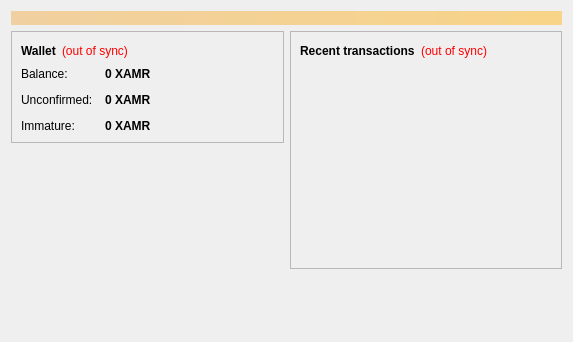
<?xml version="1.0" encoding="UTF-8"?>
<ui version="4.0">
 <class>OverviewPage</class>
 <widget class="QWidget" name="OverviewPage">
  <property name="geometry">
   <rect>
    <x>0</x>
    <y>0</y>
    <width>573</width>
    <height>342</height>
   </rect>
  </property>
  <property name="windowTitle">
   <string>Form</string>
  </property>
  <layout class="QVBoxLayout" name="topLayout">
   <item>
    <widget class="QLabel" name="labelAlerts">
     <property name="visible">
      <bool>false</bool>
     </property>
     <property name="styleSheet">
      <string notr="true">background-color: qlineargradient(x1: 0, y1: 0, x2: 1, y2: 0, stop:0 #F0D0A0, stop:1 #F8D488); color:#000000;</string>
     </property>
     <property name="wordWrap">
      <bool>true</bool>
     </property>
     <property name="margin">
      <number>3</number>
     </property>
    </widget>
   </item>
   <item>
    <layout class="QHBoxLayout" name="horizontalLayout" stretch="1,1">
     <item>
      <layout class="QVBoxLayout" name="verticalLayout_2">
       <item>
        <widget class="QFrame" name="frame">
         <property name="frameShape">
          <enum>QFrame::StyledPanel</enum>
         </property>
         <property name="frameShadow">
          <enum>QFrame::Raised</enum>
         </property>
         <layout class="QVBoxLayout" name="verticalLayout_4">
          <item>
           <layout class="QHBoxLayout" name="horizontalLayout_4">
            <item>
             <widget class="QLabel" name="label_5">
              <property name="font">
               <font>
                <weight>75</weight>
                <bold>true</bold>
               </font>
              </property>
              <property name="text">
               <string>Wallet</string>
              </property>
             </widget>
            </item>
            <item>
             <widget class="QLabel" name="labelWalletStatus">
              <property name="toolTip">
               <string>The displayed information may be out of date. Your wallet automatically synchronizes with the Amber network after a connection is established, but this process has not completed yet.</string>
              </property>
              <property name="styleSheet">
               <string notr="true">QLabel { color: red; }</string>
              </property>
              <property name="text">
               <string notr="true">(out of sync)</string>
              </property>
              <property name="alignment">
               <set>Qt::AlignLeading|Qt::AlignLeft|Qt::AlignVCenter</set>
              </property>
             </widget>
            </item>
            <item>
             <spacer name="horizontalSpacer_2">
              <property name="orientation">
               <enum>Qt::Horizontal</enum>
              </property>
              <property name="sizeHint" stdset="0">
               <size>
                <width>40</width>
                <height>20</height>
               </size>
              </property>
             </spacer>
            </item>
           </layout>
          </item>
          <item>
           <layout class="QFormLayout" name="formLayout_2">
            <property name="fieldGrowthPolicy">
             <enum>QFormLayout::AllNonFixedFieldsGrow</enum>
            </property>
            <property name="horizontalSpacing">
             <number>12</number>
            </property>
            <property name="verticalSpacing">
             <number>12</number>
            </property>
            <item row="0" column="0">
             <widget class="QLabel" name="label">
              <property name="text">
               <string>Balance:</string>
              </property>
             </widget>
            </item>
            <item row="0" column="1">
             <widget class="QLabel" name="labelBalance">
              <property name="font">
               <font>
                <weight>75</weight>
                <bold>true</bold>
               </font>
              </property>
              <property name="cursor">
               <cursorShape>IBeamCursor</cursorShape>
              </property>
              <property name="toolTip">
               <string>Your current balance</string>
              </property>
              <property name="text">
               <string notr="true">0 XAMR</string>
              </property>
              <property name="textInteractionFlags">
               <set>Qt::LinksAccessibleByMouse|Qt::TextSelectableByKeyboard|Qt::TextSelectableByMouse</set>
              </property>
             </widget>
            </item>
            <item row="1" column="0">
             <widget class="QLabel" name="label_3">
              <property name="text">
               <string>Unconfirmed:</string>
              </property>
             </widget>
            </item>
            <item row="1" column="1">
             <widget class="QLabel" name="labelUnconfirmed">
              <property name="font">
               <font>
                <weight>75</weight>
                <bold>true</bold>
               </font>
              </property>
              <property name="cursor">
               <cursorShape>IBeamCursor</cursorShape>
              </property>
              <property name="toolTip">
               <string>Total of transactions that have yet to be confirmed, and do not yet count toward the current balance</string>
              </property>
              <property name="text">
               <string notr="true">0 XAMR</string>
              </property>
              <property name="textInteractionFlags">
               <set>Qt::LinksAccessibleByMouse|Qt::TextSelectableByKeyboard|Qt::TextSelectableByMouse</set>
              </property>
             </widget>
            </item>
            <item row="2" column="0">
             <widget class="QLabel" name="labelImmatureText">
              <property name="text">
               <string>Immature:</string>
              </property>
             </widget>
            </item>
            <item row="2" column="1">
             <widget class="QLabel" name="labelImmature">
              <property name="font">
               <font>
                <weight>75</weight>
                <bold>true</bold>
               </font>
              </property>
              <property name="toolTip">
               <string>Mined balance that has not yet matured</string>
              </property>
              <property name="text">
               <string notr="true">0 XAMR</string>
              </property>
              <property name="textInteractionFlags">
               <set>Qt::LinksAccessibleByMouse|Qt::TextSelectableByKeyboard|Qt::TextSelectableByMouse</set>
              </property>
             </widget>
            </item>
           </layout>
          </item>
         </layout>
        </widget>
       </item>
       <item>
        <spacer name="verticalSpacer">
         <property name="orientation">
          <enum>Qt::Vertical</enum>
         </property>
         <property name="sizeHint" stdset="0">
          <size>
           <width>20</width>
           <height>40</height>
          </size>
         </property>
        </spacer>
       </item>
      </layout>
     </item>
     <item>
      <layout class="QVBoxLayout" name="verticalLayout_3">
       <item>
        <widget class="QFrame" name="frame_2">
         <property name="frameShape">
          <enum>QFrame::StyledPanel</enum>
         </property>
         <property name="frameShadow">
          <enum>QFrame::Raised</enum>
         </property>
         <layout class="QVBoxLayout" name="verticalLayout">
          <item>
           <layout class="QHBoxLayout" name="horizontalLayout_2">
            <item>
             <widget class="QLabel" name="label_4">
              <property name="text">
               <string>&lt;b&gt;Recent transactions&lt;/b&gt;</string>
              </property>
             </widget>
            </item>
            <item>
             <widget class="QLabel" name="labelTransactionsStatus">
              <property name="toolTip">
               <string>The displayed information may be out of date. Your wallet automatically synchronizes with the Amber network after a connection is established, but this process has not completed yet.</string>
              </property>
              <property name="styleSheet">
               <string notr="true">QLabel { color: red; }</string>
              </property>
              <property name="text">
               <string notr="true">(out of sync)</string>
              </property>
              <property name="alignment">
               <set>Qt::AlignRight|Qt::AlignTrailing|Qt::AlignVCenter</set>
              </property>
             </widget>
            </item>
            <item>
             <spacer name="horizontalSpacer">
              <property name="orientation">
               <enum>Qt::Horizontal</enum>
              </property>
              <property name="sizeHint" stdset="0">
               <size>
                <width>40</width>
                <height>20</height>
               </size>
              </property>
             </spacer>
            </item>
           </layout>
          </item>
          <item>
           <widget class="QListView" name="listTransactions">
            <property name="styleSheet">
             <string notr="true">QListView { background: transparent; }</string>
            </property>
            <property name="frameShape">
             <enum>QFrame::NoFrame</enum>
            </property>
            <property name="verticalScrollBarPolicy">
             <enum>Qt::ScrollBarAlwaysOff</enum>
            </property>
            <property name="horizontalScrollBarPolicy">
             <enum>Qt::ScrollBarAlwaysOff</enum>
            </property>
            <property name="selectionMode">
             <enum>QAbstractItemView::NoSelection</enum>
            </property>
           </widget>
          </item>
         </layout>
        </widget>
       </item>
       <item>
        <spacer name="verticalSpacer_2">
         <property name="orientation">
          <enum>Qt::Vertical</enum>
         </property>
         <property name="sizeHint" stdset="0">
          <size>
           <width>20</width>
           <height>40</height>
          </size>
         </property>
        </spacer>
       </item>
      </layout>
     </item>
    </layout>
   </item>
  </layout>
 </widget>
 <resources/>
 <connections/>
</ui>
